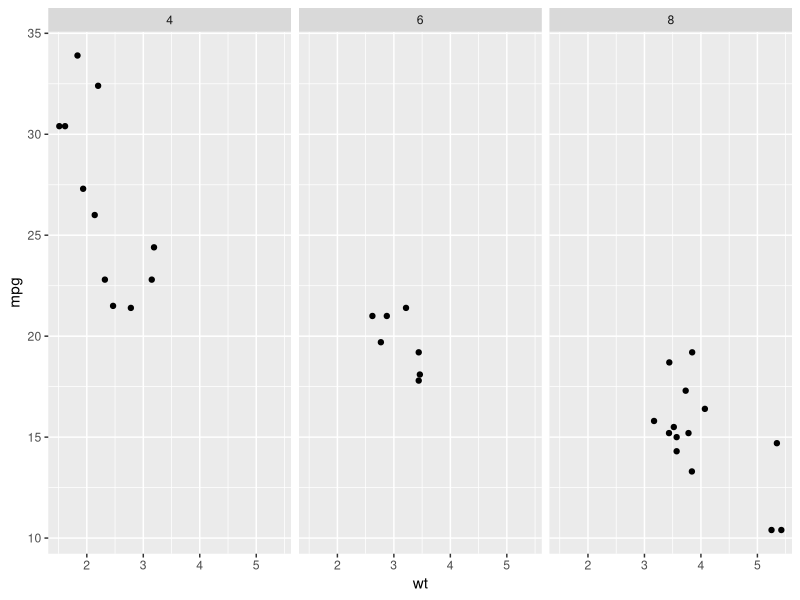
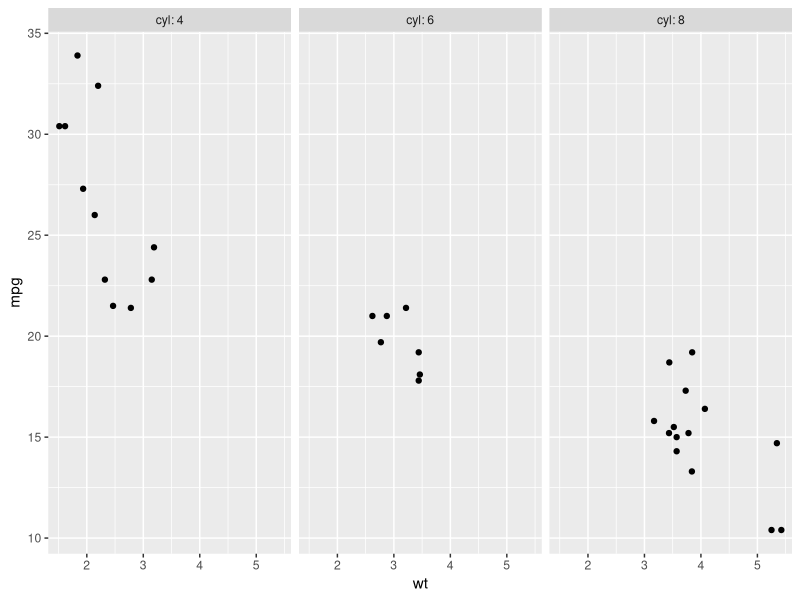
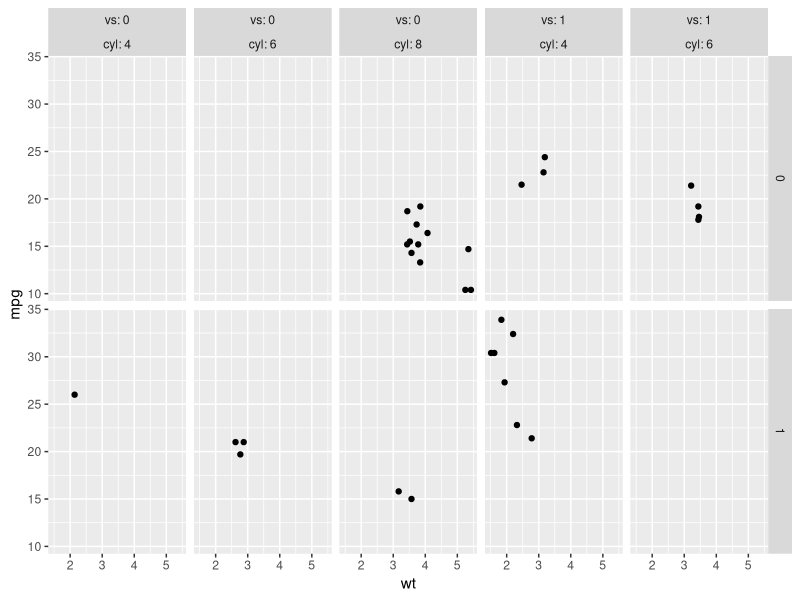
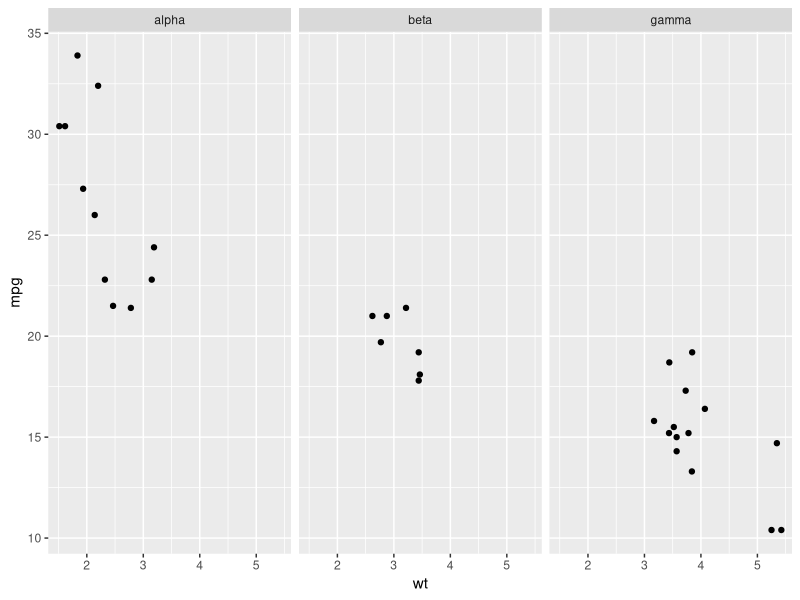
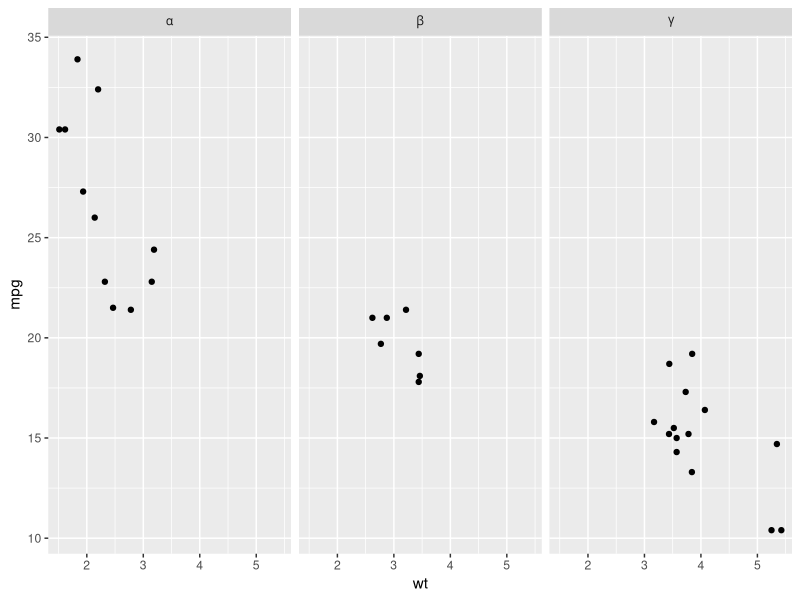

Write R code to recreate these figures, in order.
library(ggplot2)


### Name: labellers
### Title: Useful labeller functions
### Aliases: labellers label_value label_both label_context label_parsed
###   label_wrap_gen

### ** Examples

mtcars$cyl2 <- factor(mtcars$cyl, labels = c("alpha", "beta", "gamma"))
p <- ggplot(mtcars, aes(wt, mpg)) + geom_point()

# The default is label_value
p + facet_grid(. ~ cyl, labeller = label_value)

## No test: 
# Displaying both the values and the variables
p + facet_grid(. ~ cyl, labeller = label_both)

# Displaying only the values or both the values and variables
# depending on whether multiple factors are facetted over
p + facet_grid(am ~ vs+cyl, labeller = label_context)

# Interpreting the labels as plotmath expressions
p + facet_grid(. ~ cyl2)
p + facet_grid(. ~ cyl2, labeller = label_parsed)
## End(No test)
